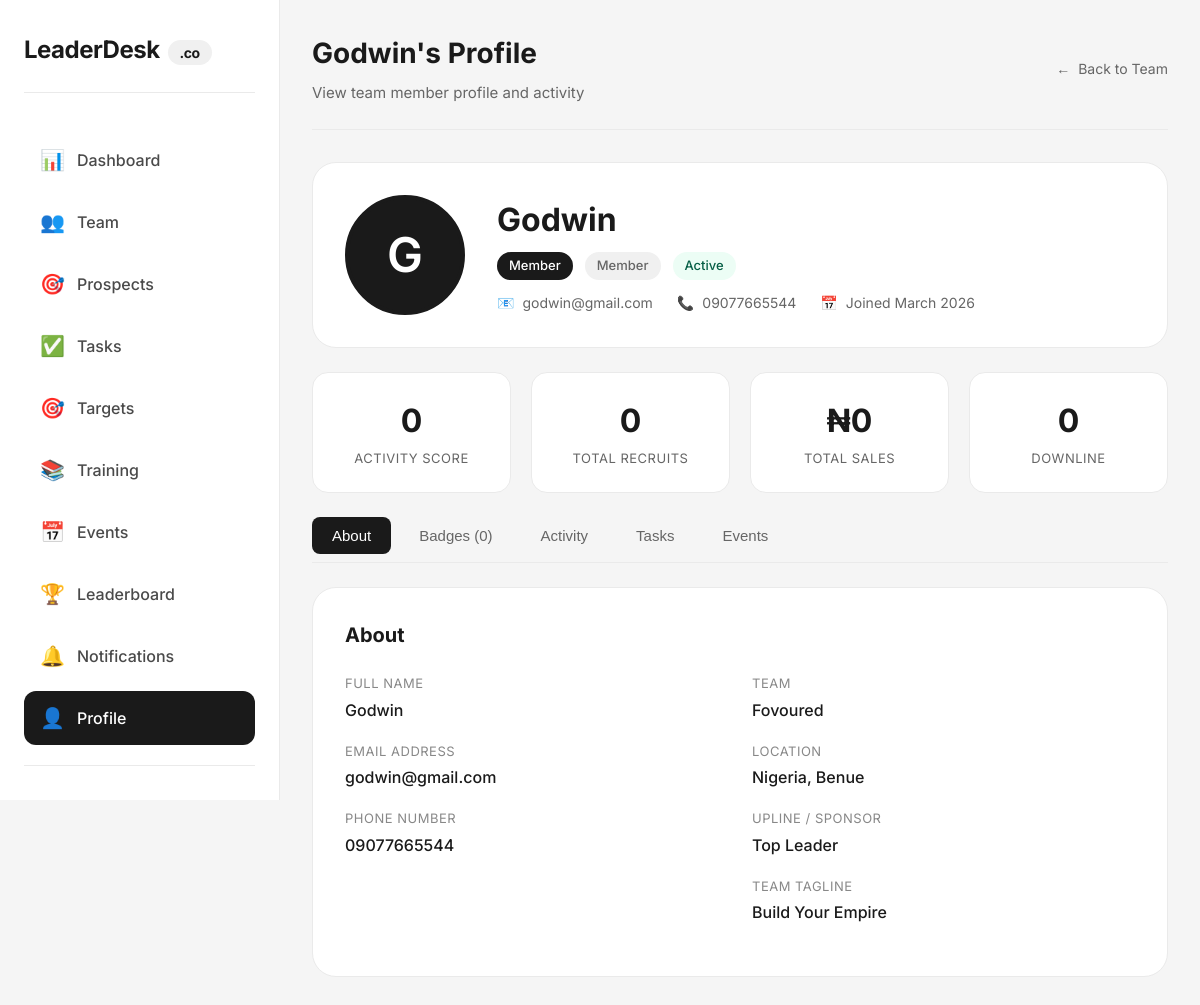
/profile.php?user_id=12 (signed in), run on an earlier commit of the app's database.
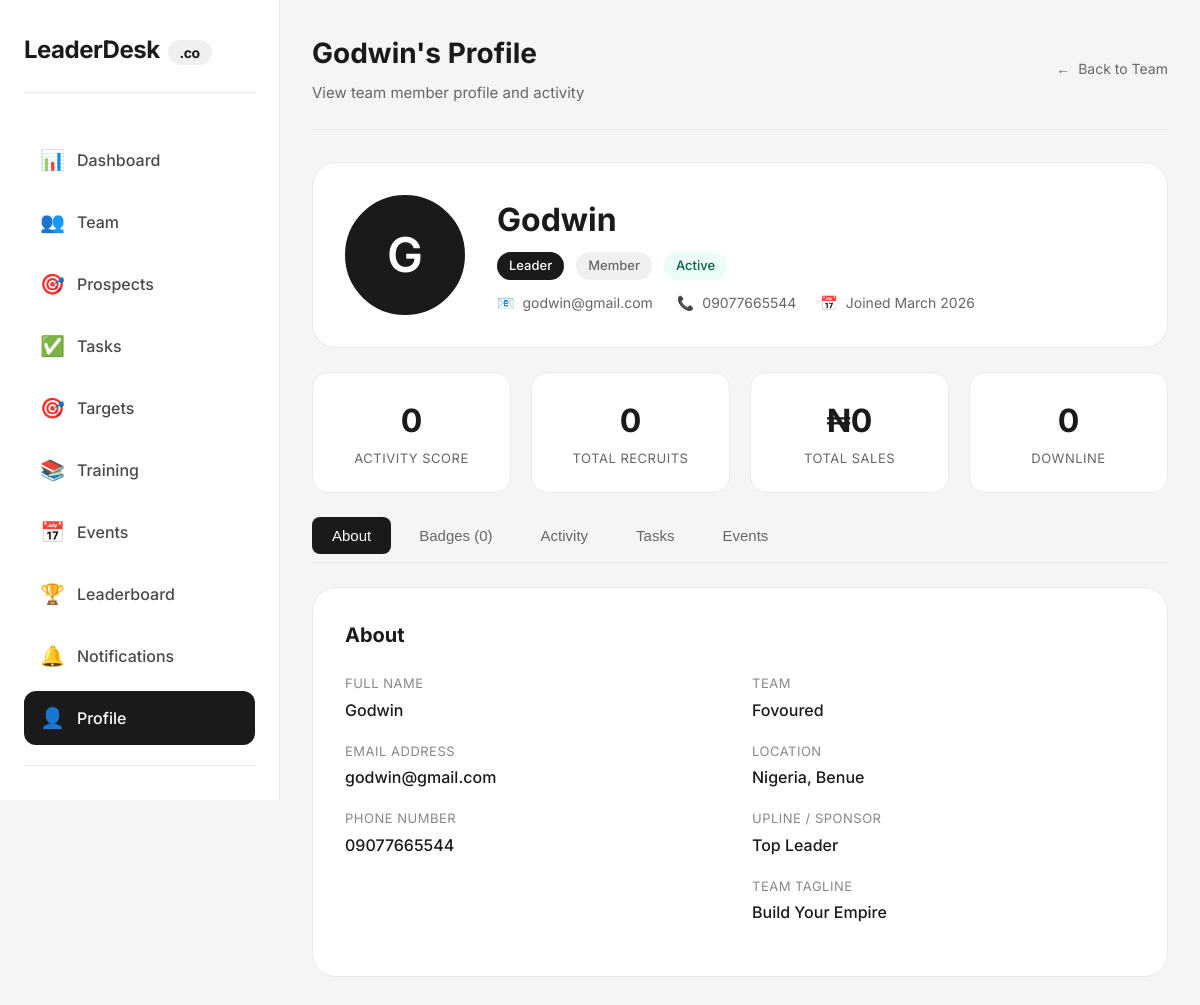
And on a later commit of the database.
### tables this page shows
CREATE TABLE `users` (
  `id` int(11) NOT NULL AUTO_INCREMENT,
  `name` varchar(100) NOT NULL,
  `email` varchar(100) NOT NULL,
  `phone` varchar(20) DEFAULT NULL,
  `password` varchar(255) NOT NULL,
  `role` enum('super_admin','team_leader','member') DEFAULT 'member',
  `upgrade_requested` tinyint(4) DEFAULT 0,
  `team_id` int(11) DEFAULT NULL,
  `status` enum('active','inactive','suspended') DEFAULT 'active',
  `created_at` timestamp NOT NULL DEFAULT current_timestamp(),
  `updated_at` timestamp NOT NULL DEFAULT current_timestamp() ON UPDATE current_timestamp(),
  `last_login` timestamp NULL DEFAULT NULL,
  PRIMARY KEY (`id`),
  UNIQUE KEY `email` (`email`)
);

CREATE TABLE `member_profiles` (
  `id` int(11) NOT NULL AUTO_INCREMENT,
  `user_id` int(11) NOT NULL,
  `team_id` int(11) NOT NULL,
  `upline_user_id` int(11) DEFAULT NULL,
  `rank` varchar(50) DEFAULT 'Member',
  `member_type` enum('prospect','member') DEFAULT 'member',
  `activity_score` int(11) DEFAULT 0,
  `total_recruits` int(11) DEFAULT 0,
  `total_sales` decimal(10,2) DEFAULT 0.00,
  `join_date` date DEFAULT NULL,
  PRIMARY KEY (`id`),
  KEY `user_id` (`user_id`),
  KEY `team_id` (`team_id`),
  KEY `upline_user_id` (`upline_user_id`),
  CONSTRAINT `member_profiles_ibfk_1` FOREIGN KEY (`user_id`) REFERENCES `users` (`id`) ON DELETE CASCADE,
  CONSTRAINT `member_profiles_ibfk_2` FOREIGN KEY (`team_id`) REFERENCES `teams` (`id`) ON DELETE CASCADE,
  CONSTRAINT `member_profiles_ibfk_3` FOREIGN KEY (`upline_user_id`) REFERENCES `users` (`id`) ON DELETE SET NULL
);

CREATE TABLE `teams` (
  `id` int(11) NOT NULL AUTO_INCREMENT,
  `team_name` varchar(100) NOT NULL,
  `country` varchar(50) DEFAULT NULL,
  `state_province` varchar(50) DEFAULT NULL,
  `email` varchar(100) DEFAULT NULL,
  `phone` varchar(20) DEFAULT NULL,
  `subscription_status` enum('trial','active','expired','suspended') DEFAULT 'trial',
  `payment_status` enum('trial','active','expired','suspended') DEFAULT 'trial',
  `trial_start_date` date DEFAULT NULL,
  `trial_end_date` date DEFAULT NULL,
  `payment_due_date` date DEFAULT NULL,
  `last_payment_date` date DEFAULT NULL,
  `created_at` timestamp NOT NULL DEFAULT current_timestamp(),
  PRIMARY KEY (`id`),
  UNIQUE KEY `team_name` (`team_name`)
);

CREATE TABLE `team_branding` (
  `id` int(11) NOT NULL AUTO_INCREMENT,
  `team_id` int(11) NOT NULL,
  `logo_url` varchar(255) DEFAULT NULL,
  `tagline` varchar(200) DEFAULT NULL,
  `primary_color` varchar(7) DEFAULT '#4F46E5',
  `welcome_message` text DEFAULT NULL,
  `updated_at` timestamp NOT NULL DEFAULT current_timestamp() ON UPDATE current_timestamp(),
  PRIMARY KEY (`id`),
  UNIQUE KEY `team_id` (`team_id`),
  CONSTRAINT `team_branding_ibfk_1` FOREIGN KEY (`team_id`) REFERENCES `teams` (`id`) ON DELETE CASCADE
);

### includes/auth_check.php (called while the page is built, shortened)
<?php
$stmt = $pdo->prepare("SELECT u.*, t.team_name, t.subscription_status, tb.primary_color, tb.logo_url, tb.tagline
                       FROM users u
                       LEFT JOIN teams t ON u.team_id = t.id
                       LEFT JOIN team_branding tb ON u.team_id = tb.team_id
                       WHERE u.id = ?");
$stmt->execute([$_SESSION['user_id']]);
$current_user = $stmt->fetch();
?>

### profile.php (the view, shortened to what the changed rows need)
<?php
require_once 'config/database.php';
require_once 'includes/auth_check.php';
$user_id = isset($_GET['user_id']) ? (int)$_GET['user_id'] : $current_user['id'];
$stmt = $pdo->prepare("
    SELECT u.*,
           mp.rank,
           mp.member_type,
           mp.activity_score,
           mp.total_recruits,
           mp.total_sales,
           mp.join_date,
           mp.upline_user_id,
           u2.name as upline_name,
           t.team_name,
           t.country,
           t.state_province,
           tb.tagline,
           tb.primary_color
    FROM users u
    LEFT JOIN member_profiles mp ON u.id = mp.user_id
    LEFT JOIN users u2 ON mp.upline_user_id = u2.id
    LEFT JOIN teams t ON u.team_id = t.id
    LEFT JOIN team_branding tb ON u.team_id = tb.team_id
    WHERE u.id = ?
");
$stmt->execute([$user_id]);
$profile = $stmt->fetch();
$is_own_profile = ($user_id == $current_user['id']);
?>
<!DOCTYPE html>
<html lang="en">
<head>
</head>
<body>
    <div class="app">
        <main class="main">
            <div class="top-bar">
                <div class="page-title">
                    <h1><?php echo $is_own_profile ? 'My Profile' : htmlspecialchars($profile['name']) . "'s Profile"; ?></h1>
                    <p><?php echo $is_own_profile ? 'Manage your personal information and view your activity' : 'View team member profile and activity'; ?></p>
                </div>
            </div>
            <div class="profile-container">
                <div class="profile-header">
                    <div class="profile-avatar-large">
                        <?php echo strtoupper(substr($profile['name'], 0, 1)); ?>
                    </div>
                    <div class="profile-info">
                        <h1 class="profile-name"><?php echo htmlspecialchars($profile['name']); ?></h1>
                        <div class="profile-badges">
                            <span class="profile-badge badge-rank"><?php echo htmlspecialchars($profile['rank'] ?? 'Member'); ?></span>
                            <span class="profile-badge badge-type"><?php echo ucfirst($profile['member_type'] ?? 'Member'); ?></span>
                            <?php if ($profile['status'] == 'active'): ?>
                                <span class="profile-badge" style="background: #ecfdf5; color: #065f46;">Active</span>
                            <?php else: ?>
                                <span class="profile-badge" style="background: #fef2f2; color: #991b1b;">Inactive</span>
                            <?php endif; ?>
                        </div>
                        <div class="profile-meta">
                            <div class="meta-item">
                                <span>📧</span>
                                <span><?php echo htmlspecialchars($profile['email']); ?></span>
                            </div>
                            <?php if ($profile['phone']): ?>
                                <div class="meta-item">
                                    <span>📞</span>
                                    <span><?php echo htmlspecialchars($profile['phone']); ?></span>
                                </div>
                            <?php endif; ?>
                            <div class="meta-item">
                                <span>📅</span>
                                <span>Joined <?php echo date('F Y', strtotime($profile['join_date'] ?? $profile['created_at'])); ?></span>
                            </div>
                        </div>
                    </div>
                </div>
                <div class="stats-grid">
                    <div class="stat-card">
                        <div class="stat-value"><?php echo $profile['activity_score'] ?? 0; ?></div>
                        <div class="stat-label">Activity Score</div>
                    </div>
                    <div class="stat-card">
                        <div class="stat-value"><?php echo $profile['total_recruits'] ?? 0; ?></div>
                        <div class="stat-label">Total Recruits</div>
                    </div>
                    <div class="stat-card">
                        <div class="stat-value">₦<?php echo number_format($profile['total_sales'] ?? 0); ?></div>
                        <div class="stat-label">Total Sales</div>
                    </div>
                </div>
                <div id="tab-about" class="tab-content active">
                    <h2>About</h2>
                    <div class="info-grid">
                        <div>
                            <div class="info-group">
                                <div class="info-label">Full Name</div>
                                <div class="info-value"><?php echo htmlspecialchars($profile['name']); ?></div>
                            </div>
                            <div class="info-group">
                                <div class="info-label">Email Address</div>
                                <div class="info-value"><?php echo htmlspecialchars($profile['email']); ?></div>
                            </div>
                            <div class="info-group">
                                <div class="info-label">Phone Number</div>
                                <div class="info-value"><?php echo htmlspecialchars($profile['phone'] ?: 'Not provided'); ?></div>
                            </div>
                        </div>
                        <div>
                            <div class="info-group">
                                <div class="info-label">Team</div>
                                <div class="info-value"><?php echo htmlspecialchars($profile['team_name']); ?></div>
                            </div>
                            <div class="info-group">
                                <div class="info-label">Location</div>
                                <div class="info-value"><?php echo htmlspecialchars($profile['country'] ?: 'Not specified'); ?><?php echo $profile['state_province'] ? ', ' . htmlspecialchars($profile['state_province']) : ''; ?></div>
                            </div>
                            <?php if ($profile['tagline']): ?>
                                <div class="info-group">
                                    <div class="info-label">Team Tagline</div>
                                    <div class="info-value"><?php echo htmlspecialchars($profile['tagline']); ?></div>
                                </div>
                            <?php endif; ?>
                        </div>
                    </div>
                </div>
            </div>
        </main>
    </div>
</body>
</html>

What changed in the data, as far as the page shows it:
changed users "Godwin": member_profiles.rank "Member" → "Leader"
